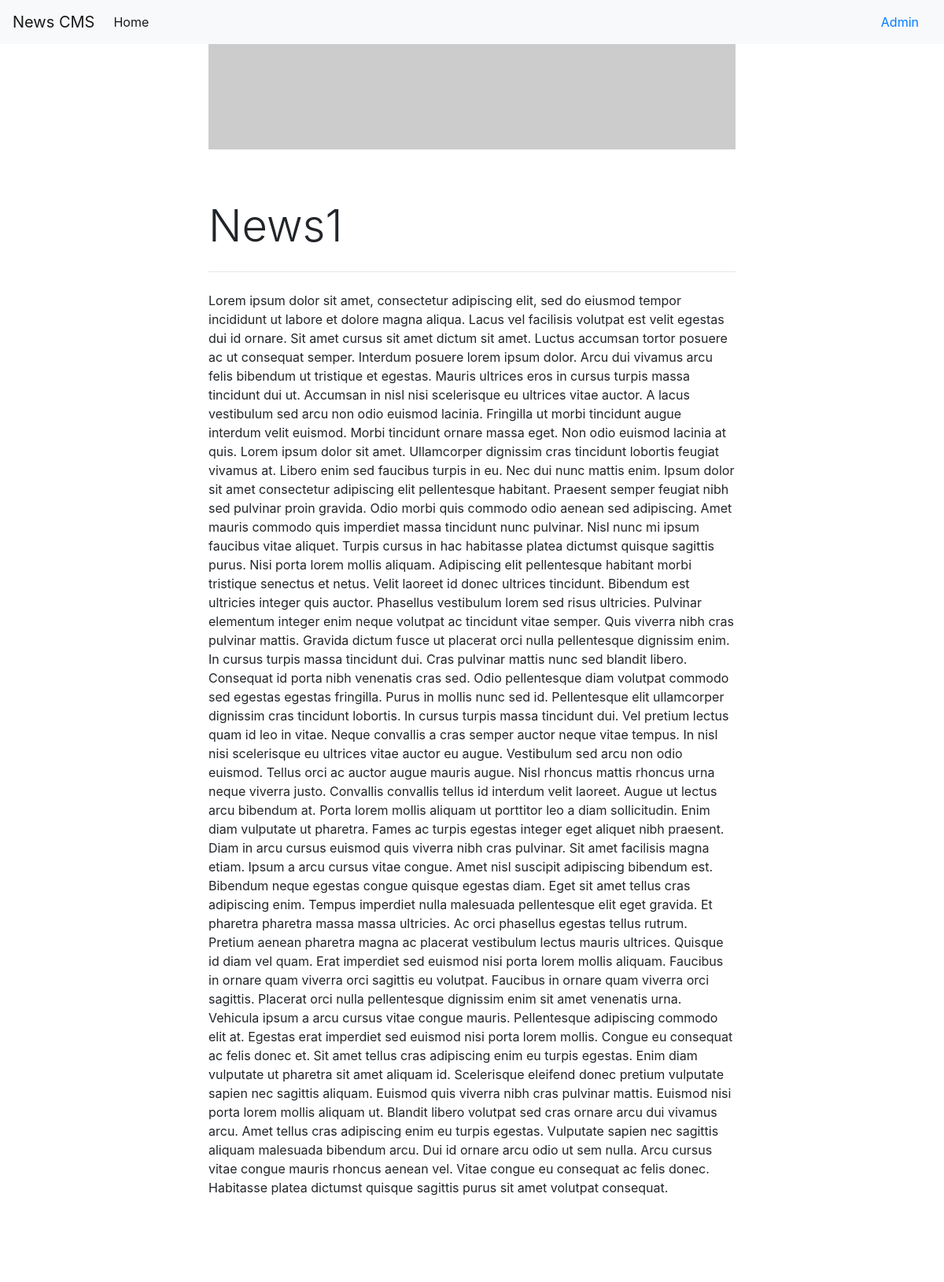
Page /news.php?id=1 on the committed database.
### tables this page shows
CREATE TABLE `news` (
  `id` int(10) NOT NULL,
  `title` varchar(20) NOT NULL,
  `content` text NOT NULL
);

### news.php (the view, shortened to what this page needs)
<?php include "header.php"; ?>
<?php
$servername = "localhost";
$username = "root";
$password = "";
$dbname = "cms";
$conn = new mysqli($servername, $username, $password, $dbname);
$id = intval($_GET['id']);
$sql = "SELECT id, title, content FROM news WHERE id = $id";
$result = mysqli_query($conn, $sql);
?>
<div class="container news">
<?php
if (mysqli_num_rows($result) > 0) {
    while($row = mysqli_fetch_assoc($result)) { ?>
		<img src="https://placeimg.com/750/150/any" class="img-fluid" alt="Responsive image">
		<div class="jumbotron">
		  <h1 class="display-4"><?php echo $row["title"] ?></h1>
		  <hr class="my-4">
		  <p><?php echo $row["content"] ?></p>
		</div>
<?php
}
} else {
echo "0 results";
}
?>
</div>
<?php include "footer.php"; ?>

### main.css (style rules this page uses)
.container { max-width:1110px; margin:auto; display: flex; flex-wrap: wrap; }
.news { max-width:700px; margin:auto; display: block; }
.jumbotron { background-color:#fff; padding: 4rem 0rem; }

### rows in the picture
news: title "News1", content "Lorem ipsum dolor sit amet, consectetur adipiscing elit, sed do eiusmod tempor incididunt ut labore et dolore magna aliqua. Lacus vel facilisis volutpat est velit egestas dui id ornare. Sit amet cursus sit amet dictum sit amet. Luctus accumsan tortor posuere ac ut consequat semper. Interdum posuere lorem ipsum dolor. Arcu dui vivamus arcu felis bibendum ut tristique et egestas. Mauris ultrices eros in cursus turpis massa tincidunt dui ut. Accumsan in nisl nisi scelerisque eu ultrices vitae auctor. A lacus vestibulum sed arcu non odio euismod lacinia. Fringilla ut morbi tincidunt augue interdum velit euismod. Morbi tincidunt ornare massa eget. Non odio euismod lacinia at quis. Lorem ipsum…"
